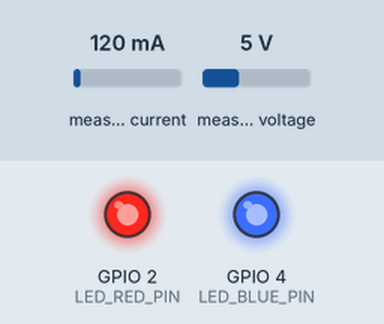
This program was run on a simulated ESP32. Parts: output pins drawn as LEDs (lit = HIGH). Inputs (shaded band) come from the test bench; at power-on: measured current 120 mA, measured voltage 5 V. WiFi joins after 1.5 s; servers stay silent unless stated; uploads are accepted with an empty reply; what the program prints to the serial monitor is not drawn.

Above: at 1.55 s.
At 4.4 s:
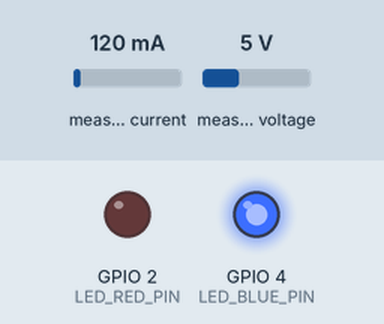
Timing chart, 0 to 8.9 s (numbered marks = the images above):
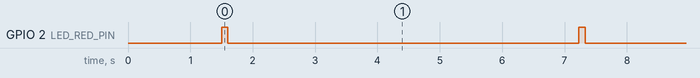

Measured:
- by itself, GPIO 2 (LED_RED_PIN): alternates HIGH for 0.10 s and LOW for 5.6 s

The program:

main.cpp
```cpp
#include "EmonLib.h"   // Biblioteca para monitoramento de energia
#include <WiFi.h>
#include <WiFiClient.h>
#include <HTTPClient.h>  // Biblioteca para fazer requisições HTTP

EnergyMonitor emon;
#define vCalibration 106.8
#define currCalibration 0.52

// Credenciais Wi-Fi
const char* ssid = "z3";
const char* password = "g1g1g3g3$$$";


// URL do servidor Express.js
const char* serverUrl = "http://192.168.x.x:3000/update"; // Substitua pelo IP do servidor e porta

// Pinos para os LEDs
#define LED_RED_PIN 2   // Exemplo de pino GPIO para o LED vermelho
#define LED_BLUE_PIN 4  // Exemplo de pino GPIO para o LED azul

float kWh = 0;
unsigned long lastmillis = millis();

void sendData(float voltage, float current, float power, float energy) {
    if (WiFi.status() == WL_CONNECTED) {
        HTTPClient http;
        http.begin(serverUrl);
        http.addHeader("Content-Type", "application/json");

        // JSON para enviar os dados
        String jsonData = String("{\"voltage\":") + voltage + ",\"current\":" + current + ",\"power\":" + power + ",\"energy\":" + energy + "}";

        int httpResponseCode = http.POST(jsonData);
        if (httpResponseCode > 0) {
            Serial.print("Resposta do servidor: ");
            Serial.println(httpResponseCode);
        } else {
            Serial.print("Erro na conexão: ");
            Serial.println(httpResponseCode);
        }
        http.end();
    } else {
        Serial.println("Erro na conexão Wi-Fi");
    }
}

void connectToWiFi() {
    WiFi.begin(ssid, password);
    Serial.print("Conectando ao Wi-Fi...");
    while (WiFi.status() != WL_CONNECTED) {
        Serial.print(".");
        digitalWrite(LED_BLUE_PIN, LOW);  // Mantenha o LED azul desligado enquanto tenta conectar
        delay(500);
    }
    Serial.println("\nConectado ao Wi-Fi!");
    digitalWrite(LED_BLUE_PIN, HIGH);  // Liga o LED azul ao conectar
}

void setup() {
    Serial.begin(9600);

    // Configura os pinos dos LEDs como saídas
    pinMode(LED_RED_PIN, OUTPUT);
    pinMode(LED_BLUE_PIN, OUTPUT);

    // Conecta ao Wi-Fi
    connectToWiFi();

    // Configuração dos sensores
    emon.voltage(35, vCalibration, 1.7); // Tensão: pino de entrada, calibração, phase_shift
    emon.current(34, currCalibration);   // Corrente: pino de entrada, calibração.
}

void loop() {
    // Verifica se o Wi-Fi está conectado e pisca os LEDs intermitentemente
    if (WiFi.status() == WL_CONNECTED) {
        // Pisca os LEDs alternadamente para simular uma luz estroboscópica
        digitalWrite(LED_RED_PIN, HIGH);
        delay(100); // Tempo ligado para o LED vermelho
        digitalWrite(LED_RED_PIN, LOW);
        delay(100); // Tempo desligado para o LED vermelho
    } else {
        // Se o Wi-Fi não estiver conectado, ambos os LEDs permanecem apagados
        digitalWrite(LED_RED_PIN, LOW);
        digitalWrite(LED_BLUE_PIN, LOW);

        // Tenta reconectar ao Wi-Fi
        connectToWiFi();
    }

    // Realiza as leituras de tensão, corrente e potência
    emon.calcVI(20, 2000); // Calcula Vrms, Irms e potência aparente

    float voltage = emon.Vrms;
    float current = emon.Irms;
    float power = emon.apparentPower;

    // Calcula energia em kWh
    kWh += power * (millis() - lastmillis) / 3600000000.0;
    lastmillis = millis();

    // Exibe no Serial Monitor de forma organizada
    Serial.println("=============== LEITURAS ===============");
    Serial.print("Tensão (V): ");
    Serial.print(voltage, 2);  // Limita a duas casas decimais
    Serial.println(" V");

    Serial.print("Corrente (A): ");
    Serial.print(current, 4);  // Limita a quatro casas decimais
    Serial.println(" A");

    Serial.print("Potência (W): ");
    Serial.print(power, 4);    // Limita a quatro casas decimais
    Serial.println(" W");

    Serial.print("Energia (kWh): ");
    Serial.print(kWh, 4);      // Limita a quatro casas decimais
    Serial.println(" kWh");
    Serial.println("========================================");

    // Envia os dados ao servidor
    sendData(voltage, current, power, kWh);

    delay(5000); // Intervalo de 5 segundos para a próxima leitura
}
```
